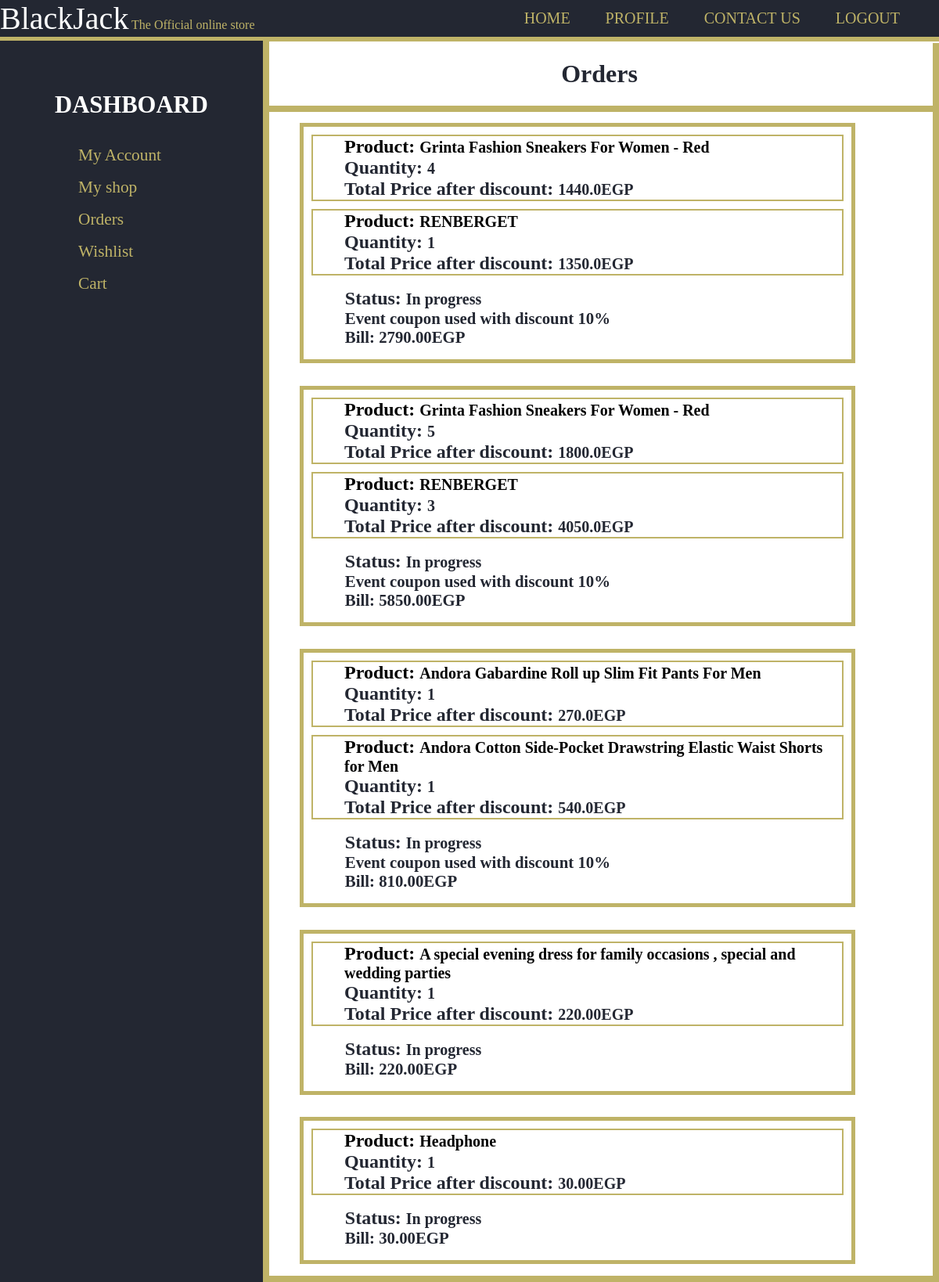
Page /orders/ (signed in) on the committed database.
### users/models.py (models this page shows, shortened)
class InCart(models.Model):
    product = models.ForeignKey('products.Product',on_delete=models.CASCADE,null=True,default=None)
    quantity = models.PositiveSmallIntegerField(default=1)

class Order(models.Model):
    id = models.UUIDField(primary_key=True, default=uuid.uuid4, editable=False)
    products = models.ManyToManyField('users.InCart', related_name="ordered_products")
    is_delivered = models.BooleanField(default=False)
    is_ordered = models.BooleanField(default=False)
    bill = models.FloatField(default=0.0)
    coupon = models.ForeignKey('shop.Coupon',on_delete=models.SET_NULL,null=True,blank=True)
    created = models.DateTimeField(auto_now=True)
    class Meta:
        ordering = ['created']

### products/models.py (models this page shows, shortened)
class Product(models.Model):
    id = models.UUIDField(primary_key=True, default=uuid.uuid4, editable=False)
    name = models.CharField(max_length=100)
    price = models.DecimalField(max_digits=7,decimal_places=2)
    description = models.TextField(blank=True)
    remaininginstock = models.PositiveSmallIntegerField(default=1)
    featured = models.BooleanField(default=False)
    image = models.ImageField(null=True,blank=True,upload_to='product_images/')
    shop = models.ForeignKey('shop.Shop',on_delete=models.CASCADE)
    reviews = models.ManyToManyField(Review, blank=True, related_name="reviews")
    categories = [
        ('clothing','Clothing'),
        ('tvs','TVs'),
        ('electronics','Electronics'),
        ('home_applicanes','Home Appliances'),
        ('furniture','Furniture'),
        ('other','Other')
    ]
    category_map={
        'clothing':'Clothing',
        'tvs':'TVs',
        'electronics':'Electronics',
        'home_appliances':'Home Appliances',
        'furniture':'Furniture',
        'other':'Other'
    }
    category = models.CharField(max_length=15,choices=categories,default='other')
    visits = models.IntegerField(default=0)

### shop/models.py (models this page shows, shortened)
class Coupon(models.Model):
    name = models.CharField(max_length=30)
    code = models.CharField(max_length=25,unique=True)
    activated = models.BooleanField()
    discount = models.PositiveSmallIntegerField()
    shop = models.ForeignKey('shop.Shop',on_delete=models.CASCADE,null=True,blank=True)
    created = models.DateTimeField(auto_now=True)
    coupon_types = [('shop','shop'),('event','event'),('user','user')]
    coupon_type = models.CharField(max_length=5,choices=coupon_types,default='shop')

### users/views.py (the view)
# urls.py: path('orders/',views.orders,name='shop_orders'),
@login_required
def orders(request):
    preferred_currency=get_preffered_currency(request)
    currency_ratio=get_currency_ratio(request)
    return render(request,'users/orders.html',{
        'orders':request.user.orders.all(),
        'currency_ratio':currency_ratio,
        'currency_symbol':currency_symbols[preferred_currency]
        })

### users/views.py (called while the page is built)
def get_currency_ratio(request):
    preferred_currency=get_preffered_currency(request)
    if preferred_currency=='EGP':
        return 1
    else:
        return requests.get('https://free.currconv.com/api/v7/convert',{'apiKey':config('API_KEY'),'q':'EGP'+'_'+preferred_currency,'compact':'ultra'}).json()['EGP'+'_'+preferred_currency]

def get_preffered_currency(request):
    if not request.user.is_authenticated:
        return 'EGP'
    if request.user.preferred_currency=='':
        return 'EGP'
    return request.user.preferred_currency

### users/templates/users/orders.html (shortened to what this page needs)
{% extends 'users/layout.html' %}
{% load mathfilters%}
{% block name %}Orders{% endblock %}
{% block body %}
{% if orders %}
<div id="items">
  <div class="itemscontainer">
    {% for order in orders %}
      <div class="item">
            {% for product in order.products.all %}
              <ul style="border:2px solid #BFB367; margin:10px; list-style-type:none;">
                <li><a href="{% url 'productpage' product.product.id %}"><span style="font-size: 1.5rem;">Product: </span><span style="font-size:20px;">{{product.product.name}}</span></a></li>
                <li><span style="font-size: 1.5rem;">Quantity: </span> <span style="font-size: 20px;">{{product.quantity}}</span></li>
                <li><span style="font-size: 1.5rem">Total Price after discount: </span><span style="font-size: 20px;">
                {% if order.coupon %}
                  {% if order.coupon.shop %}
                    {% if order.coupon.shop.name == product.product.shop.name%}
                      {{100|sub:order.coupon.discount|div:100|mul:product.product.price|mul:product.quantity}}{{currency_symbol}}
                    {% else %}
                      {{product.product.price|mul:product.quantity}}{{currency_symbol}}
                    {% endif %}
                  {% else %}
                      {{100|sub:order.coupon.discount|div:100|mul:product.product.price|mul:product.quantity}}{{currency_symbol}}
                  {% endif %}
                {% else %}
                    {{product.product.price|mul:product.quantity}}{{currency_symbol}}
                {% endif %}
                </span></li>
              </ul>
            {% endfor %}
          <ul style="list-style:none; margin-left:0.8em">
          <li><span style="font-size: 1.5rem;">Status: </span><span style="font-size: 20px;">{% if order.is_delivered %}Delivered{% else %}In progress{% endif %}</span></li>
          {% if order.coupon %}
                {% if order.coupon.shop %}
                  <li><span style="font-size: 1.3rem;"> Coupon used for shop {{order.coupon.shop}} with discount {{order.coupon.discount}}%</span></li>
                {% elif order.type == "user" %}
                  <li> <span style="font-size: 1.3rem;"> User coupon used with discount {{order.coupon.discount}}%</span></li>
                {% else %}
                  <li> <span style="font-size: 1.3rem;"> Event coupon used with discount {{order.coupon.discount}}%</span></li>
                {% endif %}
          {% endif %}
          <li> <span style="font-size: 1.3rem;">Bill: {{order.bill|mul:currency_ratio|floatformat:2}}{{currency_symbol}}</span></li>
          </ul>
      </div>
    {% endfor %}
  </div>
</div>
{% else %}
<div>
  <p style="font-size:2.5rem; text-align:center">You don't have any orders</p>
</div>
{% endif %}
{% endblock %}

### users/templates/users/orders.html (style rules this page uses)
#items { margin-left: 40px; overflow: hidden; }
.item { float:left; width:700px; background-color:white; border:5px solid #BFB367; margin:0.9em 3px; }
.item a { color:black; text-decoration: none; }

### users/templates/users/layout.html (style rules this page uses)
body { margin:0px; }

### rows in the picture
Order: coupon.quantity "1440.0", coupon.quantity "1350.0", is_delivered "In progress", coupon.discount "10", bill|mul "2790.00", currency_symbol "EGP"
InCart: product.name "Grinta Fashion Sneakers For Women - Red", quantity "4", currency_symbol "EGP"
InCart: product.name "RENBERGET", quantity "1", currency_symbol "EGP"
Order: coupon.quantity "1800.0", coupon.quantity "4050.0", is_delivered "In progress", coupon.discount "10", bill|mul "5850.00", currency_symbol "EGP"
InCart: product.name "Grinta Fashion Sneakers For Women - Red", quantity "5", currency_symbol "EGP"
InCart: product.name "RENBERGET", quantity "3", currency_symbol "EGP"
Order: coupon.quantity "270.0", coupon.quantity "540.0", is_delivered "In progress", coupon.discount "10", bill|mul "810.00", currency_symbol "EGP"
InCart: product.name "Andora Gabardine Roll up Slim Fit Pants For Men", quantity "1", currency_symbol "EGP"
InCart: product.name "Andora Cotton Side-Pocket Drawstring Elastic Waist Shorts for Men", quantity "1", currency_symbol "EGP"
Order: is_delivered "In progress", bill|mul "220.00", currency_symbol "EGP"
InCart: product.name "A special evening dress for family occasions , special and wedding parties", quantity "1", product.price|mul "220.00", currency_symbol "EGP"
Order: is_delivered "In progress", bill|mul "30.00", currency_symbol "EGP"
InCart: product.name "Headphone", quantity "1", product.price|mul "30.00", currency_symbol "EGP"
